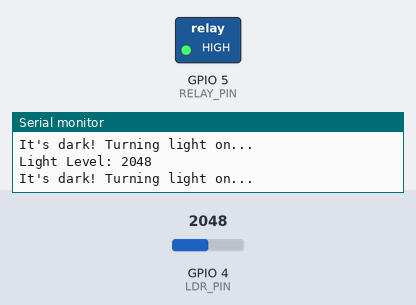
Recording of a sketch running on a simulated ESP32-S3. Shown: switched loads named in the sketch (green lamp = pin HIGH), the last lines printed to the serial monitor. The inputs (shaded band) are chosen by the test bench; at power-on: GPIO 4 (LDR_PIN) = 2048.

Above: at 1.8 s.
1.9 s: GPIO 4 (LDR_PIN) set to 697
3.4 s: GPIO 4 (LDR_PIN) set to 619
At 5.2 s:
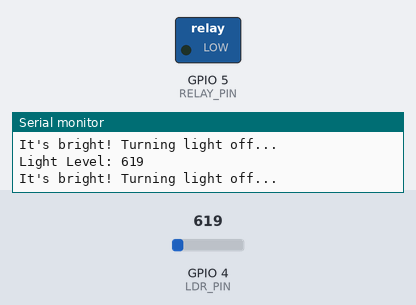
5.5 s: GPIO 4 (LDR_PIN) set to 690
At 6.7 s:
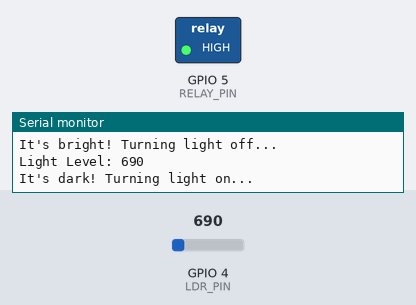
7.5 s: GPIO 4 (LDR_PIN) set to 610
At 8.3 s:
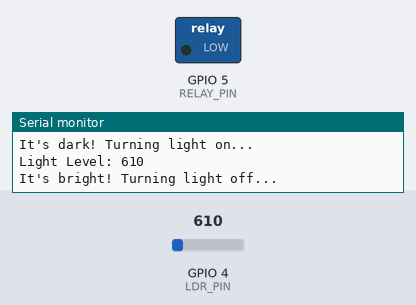
Timing chart, 0 to 10.5 s (numbered marks = the images above; inputs shaded):
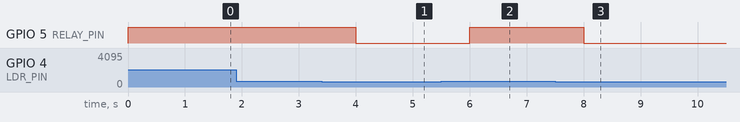

Measured:
- the behaviour switches between 651 and 650 on GPIO 4 (LDR_PIN) (found by bisection; images 0 and 1)
- after the input at 3.4 s, GPIO 5 (RELAY_PIN): HIGH → LOW after 0.60 s
- after the input at 5.5 s, GPIO 5 (RELAY_PIN): LOW → HIGH after 0.50 s
- after the input at 7.5 s, GPIO 5 (RELAY_PIN): HIGH → LOW after 0.50 s

The sketch:

streetlight.ino
```cpp
#include <Arduino.h> // Include the arduino library for basic functions like pinMode, digitalWrite, and analogRead

#define LDR_PIN 4 // Pin that reads the LDR module
#define RELAY_PIN 5 // Pin that controls the relay module

int lightLevel = 0; // lightlevel to store the light level read from the LDR module
int threshold = 650; // threshold value to determine when to turn the light on or off

// setup() is a function that runs once when the system starts/resets. It is used to initialize the system.
void setup() {
  Serial.begin(115200); // Enable Serial (USB to ESP32S3) communication for debugging.
  pinMode(LDR_PIN, INPUT); // Set the LDR module pin as an input
  pinMode(RELAY_PIN, OUTPUT); // Set the relay module pin as an output
  Serial.println("Automatic Street Light System"); // Print to the Serial Monitor when the system starts
}

// loop() is an infinite loop that runs everything inside this function in order then starts again from the top.
void loop() {
  updateStreetLight(); // Update the street light status based on the current light level
  delay(1000); // Wait for 1 second before the next reading
}


/**
 * This function reads the light level from the LDR module and updates the relay status.
 */
void updateStreetLight() {

  // lightLevel reads the analog value from the LDR module
  lightLevel = analogRead(LDR_PIN);

  // Print to the Serial Monitor for debugging
  Serial.print("Light Level: ");
  Serial.println(lightLevel);

  // Compare the lightLevel with the threshold to decide whether to turn the light on or off
  if (lightLevel > threshold) {
    digitalWrite(RELAY_PIN, HIGH); // Turn the relay on (light on)
    Serial.println("It's dark! Turning light on...");
  } else {
    digitalWrite(RELAY_PIN, LOW); // Turn the relay off (light off)
    Serial.println("It's bright! Turning light off...");
  }
}
```
